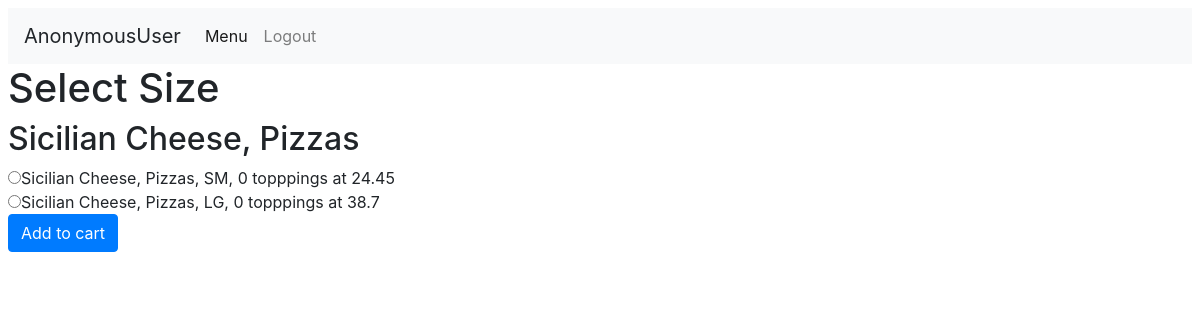
Before: /orders/4/select_size with the older database file.
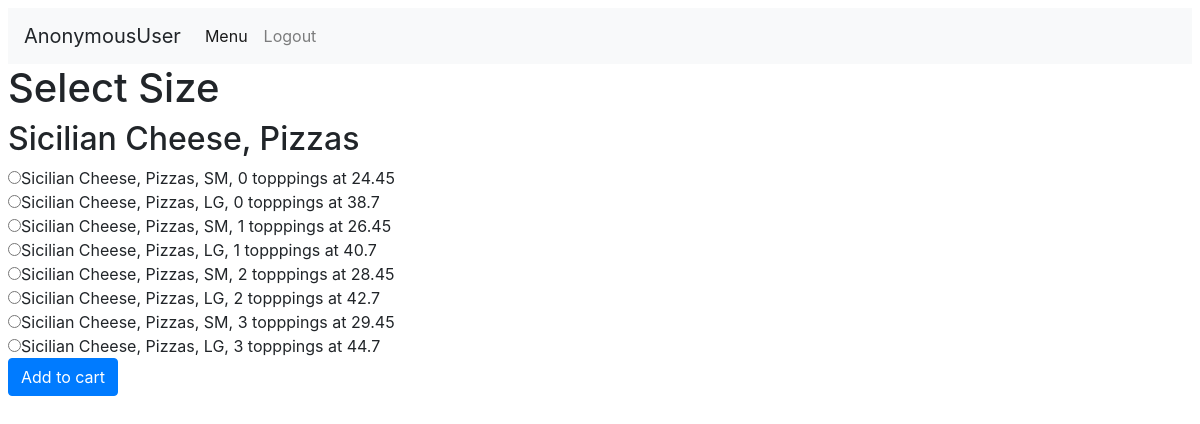
After: the same page with the newer database file.
### orders/models.py (models this page shows)
class Item(models.Model):
    category = models.ForeignKey(Category, on_delete=models.CASCADE)
    item = models.CharField(max_length=64)
    def __str__(self):
        return f"{self.item}, {self.category}"

class Category(models.Model):
    category = models.CharField(max_length=64)
    def __str__(self):
        return f"{self.category}"

class Item_Price(models.Model):
    item = models.ForeignKey(Item, on_delete=models.CASCADE, related_name="price")
    SMALL = 'SM'
    LARGE = 'LG'
    SET = 'ST'
    SIZE_CHOICES = [
        (SMALL, 'Small'),
        (LARGE, 'Large'),
        (SET, 'Set'),
    ]
    topping_count = models.IntegerField(default=0,)
    size = models.CharField(max_length=2, choices=SIZE_CHOICES, default=SMALL,)
    price = models.FloatField(max_length=10, blank=True)
    def __str__(self):
        return f"{self.item}, {self.size}, {self.topping_count} topppings at {self.price}"

### orders/views.py (the view)
# urls.py: path("<int:item_id>/select_size", views.select_size, name="select_size"),
def select_size(request, item_id):
    if request.method == 'POST':
        print("Got to post")
        price_id = request.POST.get("size")
        return redirect('select_toppings', item_id = item_id, price_id = price_id)
    else:
        item = Item.objects.get(pk = item_id)
        context = {
            "Item": item,
            "Sizes": item.price.all(),
            "item_id": item_id
        }
        return render(request, "orders/select_size.html", context)

### orders/templates/orders/select_size.html (shortened to what this page needs)
{% extends "orders/base.html" %}
{% block body %}
<h1>Select Size</h1>
  <h2>{{Item}}</h2>
  <form action="{% url 'select_size' item_id %}" method="post">
      {% for size in Sizes %}
        <input type="radio" name="size" id="{{size}}" value="{{size.id}}">{{size}}</input>
        <br>
      {% endfor %}
      <input type="submit" class ="btn btn-primary" value="Add to cart"></input>
  </form>
{% endblock %}

### orders/templates/orders/base.html (shortened to what this page needs)
<!DOCTYPE html>
<html>
    <head>
      {% load static %}
      <link rel="stylesheet" href="https://maxcdn.bootstrapcdn.com/bootstrap/4.0.0/css/bootstrap.min.css">
    </head>
    <body class = m-2>
      <nav class="navbar navbar-expand-lg navbar-light bg-light">
        <a class="navbar-brand">{{user}}</a>
        <div class="collapse navbar-collapse" id="navbarSupportedContent">
          <ul class="navbar-nav mr-auto">
            <li class="nav-item active">
              <a class="nav-link" href="{% url 'menu' %}">Menu <span class="sr-only">(current)</span></a>
            </li>
            <li class="nav-item">
              <a class ="nav-link" href="{% url 'logout' %}">Logout</a>
            </li>
          </ul>
        </div>
      </nav>
        {% block body %}
        {% endblock %}
    </body>
</html>

Changed rows visible on the page:
added Item_Price: item+size+topping_count "Sicilian Cheese, Pizzas, SM, 1 topppings at 26.45"
added Item_Price: item+size+topping_count "Sicilian Cheese, Pizzas, LG, 1 topppings at 40.7"
added Item_Price: item+size+topping_count "Sicilian Cheese, Pizzas, SM, 2 topppings at 28.45"
added Item_Price: item+size+topping_count "Sicilian Cheese, Pizzas, LG, 2 topppings at 42.7"
added Item_Price: item+size+topping_count "Sicilian Cheese, Pizzas, SM, 3 topppings at 29.45"
added Item_Price: item+size+topping_count "Sicilian Cheese, Pizzas, LG, 3 topppings at 44.7"
